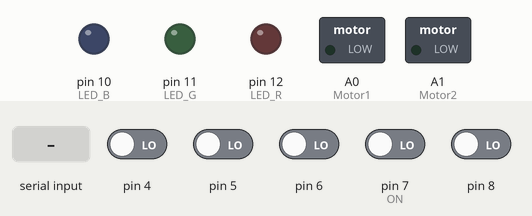
The sketch below on a simulated Arduino Uno, built with avr-gcc and run on an emulated ATmega328P. On the bench: switched loads named in the sketch (green lamp = pin HIGH), output pins drawn as LEDs (lit = HIGH). Dashed ring = blinking. The inputs (shaded band) are chosen by the test bench; at power-on: pin 4–6, pin 7 (ON), pin 8 LOW. What the sketch prints to the serial monitor is not drawn.

Above: at 1.2 s.
1.3 s: pin 7 (ON) driven HIGH
At 1.4 s:
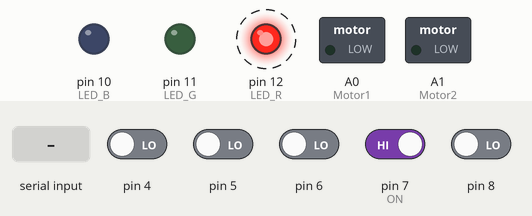
4.3 s: pin 5 driven HIGH
At 5.3 s:
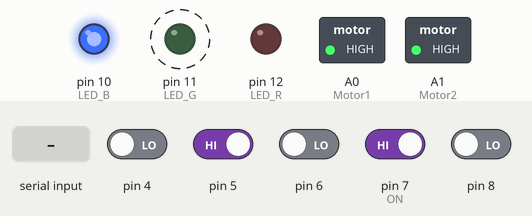
7.3 s: pin 4 driven HIGH
At 7.8 s:
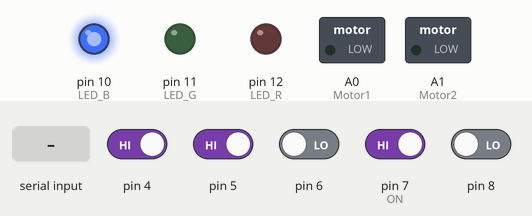
10.3 s: "F" received over Serial
At 10.47 s:
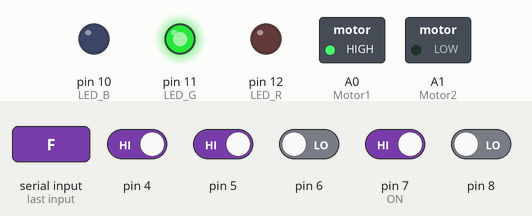
Timing chart, 0 to 16.0 s (numbered marks = the images above; inputs shaded):
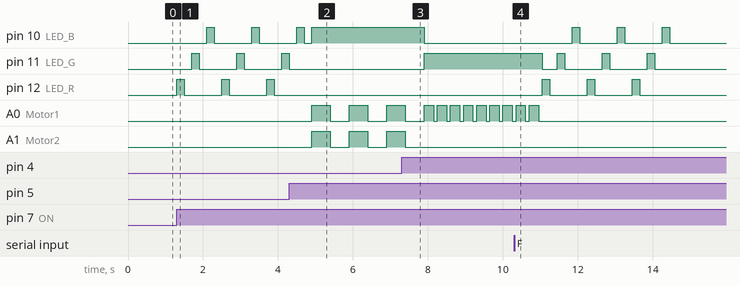

The sketch:

Blunonano.ino
```cpp
#include <SoftwareSerial.h>

//LED PIN Setup
int LED_R=12;
int LED_G=11;
int LED_B=10;
int Motor1=A0;
int Motor2=A1;
int i=0; //blink

void setup() {

  Serial.begin(115200);  //initial the Serial

  //LED
  pinMode(LED_R, OUTPUT);
  pinMode(LED_G, OUTPUT);
  pinMode(LED_B, OUTPUT);
  //진동 motor
  pinMode(Motor1, OUTPUT);
  pinMode(Motor2, OUTPUT);

  //digitalRead핀, Speakup 모듈에서 인식한 소리 값을 받아들임
  pinMode(4, INPUT); //노크 IO1
  pinMode(5, INPUT); //경적 IO2
  pinMode(6, INPUT); //사이렌 IO4
  pinMode(7, INPUT); //ON/OFF IO5
  pinMode(8, INPUT); //초인종 IO6
}

void blink(){ //LED Blink로 On과 Off 알리기
    i=0;
    while(i<3){
    digitalWrite(LED_R, HIGH); delay(200);
    digitalWrite(LED_R, LOW); delay(200);
    digitalWrite(LED_G, HIGH); delay(200);
    digitalWrite(LED_G, LOW);delay(200);
    digitalWrite(LED_B, HIGH);delay(200);
    digitalWrite(LED_B, LOW); delay(200);
    i=i+1;}
}

void loop() {
  //initial value setting
  if(digitalRead(4)==1 && digitalRead(5)==1 && digitalRead(6)==1
    && digitalRead(8)==1 && digitalRead(7)==1 ){
    digitalWrite(LED_R, LOW);
    digitalWrite(LED_G, LOW);
    digitalWrite(LED_B, LOW);
  }

  //블루노나노 블루투스 처리
  if (Serial.available())  {
    //시리얼 모니터에뜬걸 그대로 보냄(송신)
    Serial.write(Serial.read());  //send what has been received
    Serial.println();   //print line feed character
  }
  int val=0; //인식할 소리 값
  int state=0; //ON/OFF 상태 구분 변수

  //소리 인식 시작
  if((digitalRead(4)==0 && digitalRead(5)==0 && digitalRead(6)==0
    && digitalRead(8)==0 && digitalRead(7)==1)||Serial.read()=='N'){
       //안드에서 보내온 ON 값인 N를 받는 함수: Serial.read()
    state=1;
    Serial.println("시작");
    blink();
  }

  //소리 인식하고있는 상태
  while(state==1){
    //소리 인식 종료 처리
    if((digitalRead(4)==1 && digitalRead(5)==1 && digitalRead(6)==1
      && digitalRead(8)==1 && digitalRead(7)==0)||Serial.read()=='F'){
        //안드에서 보내온 OFF 값인 F를 받는 함수: Serial.read()
      //ON/OFF 7번 핀만 0일 때, OFF 처리
      state=0;
      Serial.println("종료");
      blink();
      break;
    }

    //val값 설정 (소리 구별)
    if(digitalRead(4)==1){ //노크 소리
      val=1;
    } else if(digitalRead(5)==1){ //자동차 경적소리
      val=2;
    } else if(digitalRead(6)==1){ //사이렌 소리
      val=3;
    } else if(digitalRead(8)==1){ //초인종 소리
      val=4;
    } else{ //그 외 값들은 defalut 처리
      val=5;
    }

  switch(val){ //소리에 따른 동작 설정
    /*
     * 소리별로 진동으로 소리를 구분할 수 있게
     * 진동의 delay 값을 다르게 하여
     * 진동 패턴 다르게 설정
    */

    case 1: //노크소리
    Serial.print("K\n");
    digitalWrite(LED_G,HIGH);
    i=0;
      while(i<3){ //진동모터
    digitalWrite(Motor1,HIGH); delay(250);
    digitalWrite(Motor1,LOW); delay(100);
    i=i+1; }
    digitalWrite(LED_G,LOW);
    break;

    case 2: //경적소리
    Serial.print("H\n");
    digitalWrite(LED_B,HIGH);
    i=0;
      while(i<3){ //진동모터
    digitalWrite(Motor1,HIGH);
    digitalWrite(Motor2,HIGH); delay(500);
    digitalWrite(Motor1,LOW);
    digitalWrite(Motor2,LOW); delay(500);
    i=i+1;}
    digitalWrite(LED_B,LOW);
    break;

    case 3: //사이렌소리
    Serial.print("S\n");
    digitalWrite(LED_R,HIGH);
    i=0;
      while(i<3){ //진동모터
    digitalWrite(Motor1,HIGH); delay(200);
    digitalWrite(Motor1,LOW); delay(50);
    digitalWrite(Motor2,HIGH); delay(200);
    digitalWrite(Motor2,LOW); delay(50);
    i=i+1;}
    digitalWrite(LED_R,LOW);
    break;

    case 4: //초인종소리
    Serial.print("B\n");
    digitalWrite(LED_G,HIGH);
    i=0;
      while(i<3){ //진동모터
    digitalWrite(Motor1,HIGH); delay(500);
    digitalWrite(Motor1,LOW); delay(50);
    digitalWrite(Motor2,HIGH); delay(250);
    digitalWrite(Motor2,LOW); delay(50);
    i=i+1;}
    digitalWrite(LED_G,LOW);
    break;

    default: //그 외 값들은 반응X
    digitalWrite(LED_R,LOW);
    digitalWrite(LED_G,LOW);
    digitalWrite(LED_B,LOW);
    break;
    }
  }
}
```

Measured:
- after the input at 1.3 s, pin 10 (LED_B): alternates HIGH for 0.20 s and LOW for 1.0 s, starting after 0.80 s; pin 11 (LED_G): alternates HIGH for 0.20 s and LOW for 1.0 s, starting after 0.40 s; pin 12 (LED_R): alternates HIGH for 0.20 s and LOW for 1.0 s, starting at once
- after the input at 4.3 s, A0 (Motor1), A1 (Motor2): alternates HIGH for 0.50 s and LOW for 0.50 s, starting after 0.60 s
- after the input at 7.3 s, pin 10 (LED_B): HIGH → LOW after 0.60 s; pin 11 (LED_G): LOW → HIGH after 0.60 s; A1 (Motor2): goes on until 7.4 s, then stays LOW
- after the input at 10.3 s, pin 10 (LED_B): alternates HIGH for 0.20 s and LOW for 1.0 s, 6 changes in all, then stays LOW, starting after 1.6 s; pin 11 (LED_G): HIGH → LOW after 0.75 s, then repeats every 1.2 s: HIGH 0.20 s, LOW 1.0 s, until it stays LOW from 14.1 s
